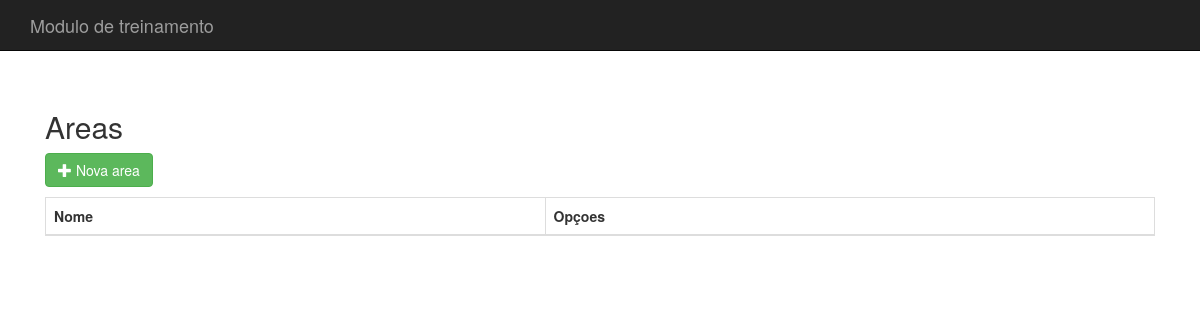
Page /areas.php on the earlier database version.
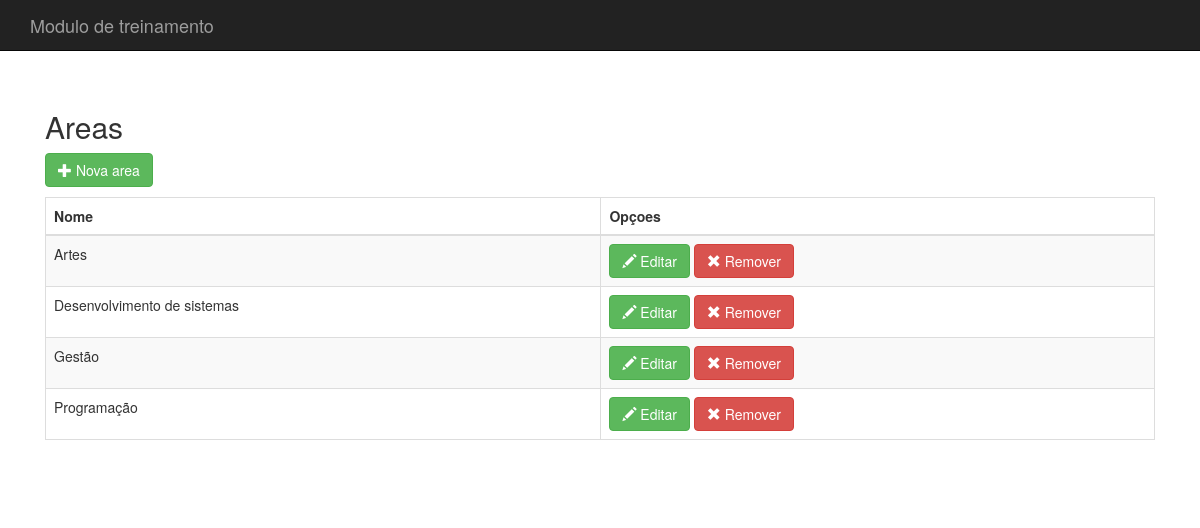
Same page on the later database version.
### tables this page shows
CREATE TABLE IF NOT EXISTS `areas` (
`area_id` int(11) NOT NULL,
  `area_nome` varchar(255) NOT NULL
);

### areas.php (the view, shortened to what this page needs)
<?php
include 'conf/header.php';
$stmt = $conn->prepare("SELECT area_id,area_nome FROM areas order by area_nome");
$stmt->execute();
$stmt->bind_result($id,$nome);
?>
<h2>Areas</h2>
<a class="btn btn-success" href="areas_edit.php?id=0" role="button"><i class="glyphicon glyphicon-plus"></i> Nova area</a>
<table class="table table-bordered table-hover table-striped">
	<thead>
		<tr>
			<th>Nome</th>
			<th>Opçoes</th>
		</tr>
	</thead>
	<tbody>
	<?php
		while($stmt->fetch()){
	?>
		<tr>
			<td><?php echo htmlspecialchars($nome)?></td>
			<td>
				<a class="btn btn-success" href="areas_edit.php?id=<?php echo $id ?>" role="button"><i class="glyphicon glyphicon-pencil"></i> Editar</a>
				<a class="btn btn-danger" href="areas_delete.php?id=<?php echo $id ?>" onclick="return confirm('Deseja realmente remover?');" role="button"><i class="glyphicon glyphicon-remove"></i> Remover</a>
			</td>
		</tr>
	<?php
		}
	?>
	</tbody>
</table>
<?php
include 'conf/footer.php';
?>

### conf/header.php (shortened to what this page needs)
<!DOCTYPE html>
<html lang="en">
  <head>
    <link href="css/bootstrap.min.css" rel="stylesheet">
    <link href="css/style.css" rel="stylesheet">
  </head>
  <body>
    <nav class="navbar navbar-inverse navbar-fixed-top">
      <div class="container">
        <div class="navbar-header">
          <a class="navbar-brand" href="#">Modulo de treinamento</a>
        </div>
        <div id="navbar" class="collapse navbar-collapse">
        </div>
      </div>
    </nav>
    <div class="container">
    <div class="sistema">

### conf/footer.php (shortened to what this page needs)
      </div>
    </div>
  </body>
</html>

### css/style.css (style rules this page uses)
body { padding-top: 50px; }
.sistema { padding: 40px 15px; }

Differences in the rows shown:
added areas: area_nome "Artes"
added areas: area_nome "Desenvolvimento de sistemas"
added areas: area_nome "Gestão"
added areas: area_nome "Programação"
